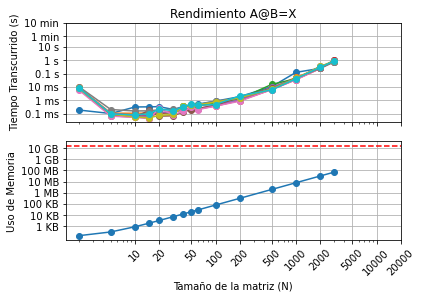

Here is the Python script that generated this plot:
# -*- coding: utf-8 -*-
"""
Created on Mon Aug 10 10:15:34 2020

@author: Ale
"""

from time import perf_counter
import matplotlib.pyplot as plt
import sys
from numpy import zeros, float32
import numpy as np


from scipy import linalg

def matriz_laplaciana(N, dtype=float32):
    
    Matrizlp = zeros((N,N), dtype=np.longdouble)
    
    for i in range (N):
        
        for j in range (N):
            
            if i==j:
                Matrizlp[i,j]=2
                
            if i+1==j:
                Matrizlp[i,j]=-1
                
            if i-1==j:
                Matrizlp[i,j]=-1
                
    return Matrizlp

Tamañodelamatriz = [2,5,10,15,20,30,40,50,60,100,200,500,1000,2000,3000]
    
dt = []
memoria = []
    
Cantidadcorridas = 10


for numerocorrida in range(Cantidadcorridas):
    
    corrida = open(f"Corrida{numerocorrida}.txt","w")
    
    for N in Tamañodelamatriz:
        
         a=matriz_laplaciana(N,dtype=float32)

         t1 = perf_counter()
    
         X = linalg.inv(a,overwrite_a=True)

         t2 = perf_counter()
    
         deltatiempo = t2 - t1
    
         memoria1 = (sys.getsizeof(a))
    
         print(f"Para un N = {N}")
    
         print(f"El tiempo entre ambos es {deltatiempo} s")
    
         print(f"La memoria utilizada es de {memoria1} bytes")
         print("--------------------------------------")
         
         dt.append(deltatiempo)
         memoria.append(memoria1)
         
         corrida.write(f"{N} {deltatiempo} {memoria1}\n")
         corrida.flush()

plt.figure()

plt.subplot(2,1,1)

x = [10,20,50,100,200,500,1000,2000,5000,10000,20000]    
y1 = [0.1e-3,1e-3,1e-2,0.1,1.,10.,60,60*10,]
yl = ["0.1 ms","1 ms","10 ms","0.1 s","1 s","10 s","1 min","10 min"]
y2 = [10**3,10**4,10**5,10**6,10**7,10**8,10**9,10**10,]
yt = ["1 KB","10 KB","100 KB","1 MB","10 MB","100 MB","1 GB","10 GB","100 GB"]

for i in range(Cantidadcorridas):
    
    memoriausada=[]
    tiempos = []
    archivos = (f"Corrida{i}.txt")
    apertura = open(archivos,'r')
    todas_las_lineas = apertura.readlines()
    
    for j in range(len(Tamañodelamatriz)):
        
        fila = []
        fila.append(todas_las_lineas[j])
        fila = fila[0].split(" ")
        tiempos.append(float(fila[1]))
        memoriausada.append(int(fila[2]))
        
    apertura.close()
    plt.loglog(Tamañodelamatriz,tiempos,"-o")


plt.xticks(x,[])
plt.yticks(y1,yl)
plt.grid(True) 
plt.ylabel("Tiempo Transcurrido (s)")
plt.title("Rendimiento A@B=X")   

plt.subplot(2,1,2)
plt.loglog(Tamañodelamatriz,memoriausada,"-o") 
plt.xticks(x,x,rotation=45)
plt.grid(True) 
plt.yticks(y2,yt)
plt.ylabel("Uso de Memoria")
plt.xlabel("Tamaño de la matriz (N)")
plt.axhline(y=16000000000, xmin=0.001, xmax=0.9999,color="red",ls="--")

plt.show()
